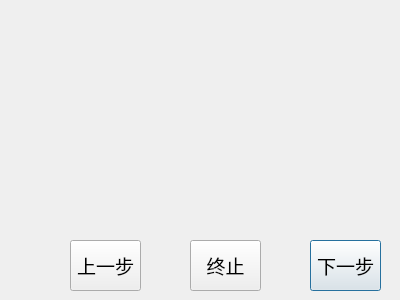
<?xml version="1.0" encoding="UTF-8"?>
<ui version="4.0">
 <class>DialogStepPages</class>
 <widget class="QDialog" name="DialogStepPages">
  <property name="geometry">
   <rect>
    <x>0</x>
    <y>0</y>
    <width>400</width>
    <height>300</height>
   </rect>
  </property>
  <property name="font">
   <font>
    <pointsize>14</pointsize>
   </font>
  </property>
  <property name="windowTitle">
   <string>Dialog</string>
  </property>
  <widget class="QWidget" name="gridLayoutWidget">
   <property name="geometry">
    <rect>
     <x>0</x>
     <y>0</y>
     <width>401</width>
     <height>231</height>
    </rect>
   </property>
   <layout class="QGridLayout" name="gridLayout_Pages"/>
  </widget>
  <widget class="QPushButton" name="pushButton_Next">
   <property name="geometry">
    <rect>
     <x>310</x>
     <y>240</y>
     <width>71</width>
     <height>51</height>
    </rect>
   </property>
   <property name="text">
    <string>下一步</string>
   </property>
  </widget>
  <widget class="QPushButton" name="pushButton_End">
   <property name="geometry">
    <rect>
     <x>190</x>
     <y>240</y>
     <width>71</width>
     <height>51</height>
    </rect>
   </property>
   <property name="text">
    <string>终止</string>
   </property>
  </widget>
  <widget class="QPushButton" name="pushButton_Back">
   <property name="geometry">
    <rect>
     <x>70</x>
     <y>240</y>
     <width>71</width>
     <height>51</height>
    </rect>
   </property>
   <property name="text">
    <string>上一步</string>
   </property>
  </widget>
 </widget>
 <resources/>
 <connections/>
</ui>
